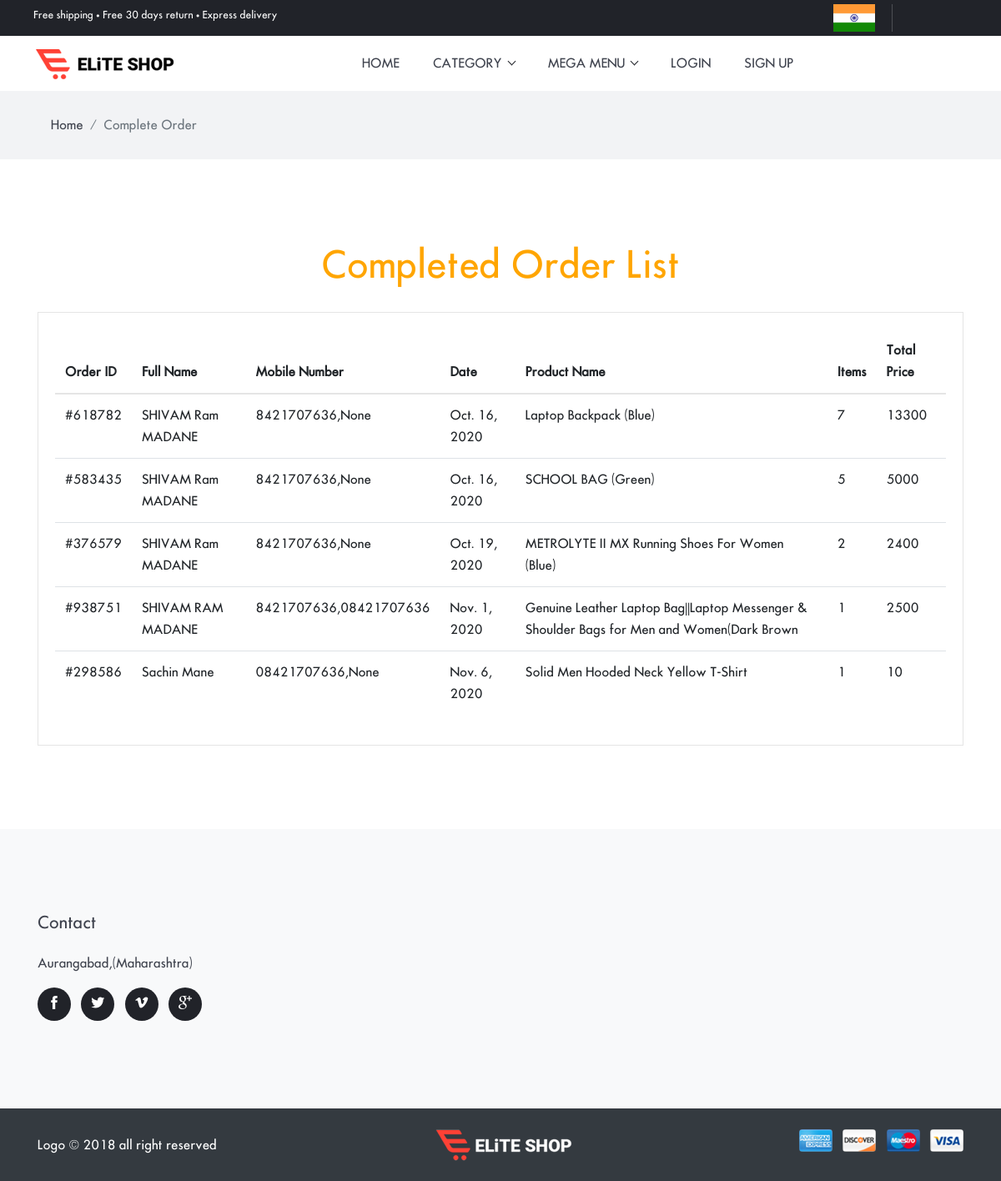
The page /complete/ on the database its author committed.
### shopping/models.py (models this page shows, shortened)
class order_product_detail(models.Model):
    order_detail=models.ForeignKey(order_product, on_delete=models.CASCADE, null=True)
    pro = models.ForeignKey(Product, on_delete=models.CASCADE, null=True,blank=True)
    quantity=models.IntegerField(null=True)
    estimated_date=models.DateField(null=True)
    total_amount=models.IntegerField(null=True)
    status = models.CharField(max_length=100, null=True, choices=status,blank=True)

class order_product(models.Model):
    usr = models.ForeignKey(User, on_delete=models.CASCADE, null=True)
    fullname=models.CharField(max_length=100,null=True)
    house_no=models.CharField(max_length=100,null=True,blank=True)
    area_name = models.CharField(max_length=100, null=True)
    landmark = models.CharField(max_length=100, null=True,blank=True)
    state_city = models.CharField(max_length=100, null=True)
    email=models.CharField(max_length=100,null=True,blank=True)
    pincode= models.CharField(max_length=100, null=True)
    mob1 = models.CharField(max_length=100, null=True)
    mob2 = models.CharField(max_length=100, null=True,blank=True)
    date=models.DateField(blank=True,null=True)
    order_id = models.CharField(max_length=100, null=True,blank=True)
    payment_status=models.CharField(max_length=100,default='Not Done',blank=True)
    payment_id=models.CharField(max_length=100, null=True,blank=True)
    amount=models.IntegerField(null=True,blank=True)

class Product(models.Model):
    Subcat = models.ForeignKey(Subcategory, on_delete=models.CASCADE, null=True)
    name = models.CharField(max_length=100,null=True)
    price = models.IntegerField(null=True)
    stock = models.IntegerField(null=True)
    img1 =models.FileField(null=True)
    img2 = models.FileField(null=True)
    img3 = models.FileField(null=True)
    des=models.TextField(null=True)
    rate=models.IntegerField(null=True)
    size=models.CharField(max_length=100,null=True,blank=True)

### shopping/views.py (the view)
# urls.py: path('complete/',completed,name='com'),
def completed(request):
    data=order_product_detail.objects.filter(status='Delivered')
    d={'data':data,"allcat": allcat,}
    return render(request,'order.html',d)

### shopping/views.py (called while the page is built)
def allcat():
    allcat = Category.objects.all()
    return allcat

### shopping/templates/order.html
{% extends 'base.html' %}
{% load static %}
{% block body %}
<div class="main-wrapper">
<nav class="bg-gray py-3">
  <div class="container">
    <ol class="breadcrumb">
      <li class="breadcrumb-item"><a href="index-2.html">Home</a></li>
      <li class="breadcrumb-item active" aria-current="page">Complete Order</li>
    </ol>
  </div>
</nav>
<section class="user-dashboard section">
	<div class="container">
		<div class="row">
			<div class="col-md-12">
				<center><h1 style="color:orange;font-style:monospace;">Completed Order List</h1></center>
				<div class="dashboard-wrapper user-dashboard">
					<div class="table-responsive">
						<table class="table">
							<thead>
								<tr>
									<th>Order ID</th>
									<th>Full Name</th>
									<th>Mobile Number</th>
									<th>Date</th>
									<th>Product Name</th>
									<th>Items</th>
									<th>Total Price</th>
								</tr>
							</thead>
							<tbody>
							{% for i in data %}
								<tr>
									<td>#{{ i.order_detail.order_id }}</td>
									<td>{{ i.order_detail.fullname }}</td>
									<td>{{ i.order_detail.mob1 }},{{ i.order_detail.mob2 }}</td>
									<td>{{ i.order_detail.date }}</td>
									<td>{{ i.pro.name }}</td>
									<td>{{ i.quantity }}</td>
									<td>{{ i.total_amount }}</td>
								</tr>
							{% endfor %}
							</tbody>
						</table>
					</div>
				</div>
			</div>
		</div>
	</div>
</section>
{% endblock %}

### static/css/style.css (style rules this page uses)
body { line-height: 26px; font-family: "futura_icgregular"; font-weight: 400; -webkit-font-smoothing: antialiased; font-size: 15px; }
h1, h2, h3, h4, h5, h6, .h1, .h2, .h3, .h4, .h5, .h6 { color: #3f434e; font-family: "futura_icgregular"; font-weight: 400; }
h1, .h1 { font-size: 44px; }
body { background-color: #fff; overflow-x: hidden; }
ol, ul { list-style-type: none; margin: 0px; }
a, a:hover, a:focus { text-decoration: none; }
a, button, select, input, label { cursor: pointer; transition: .2s ease; }
.section { padding-top: 100px; padding-bottom: 100px; }
.breadcrumb { border-radius: 0; background-color: transparent; margin-bottom: 0; }
.breadcrumb-item a { color: #3f434e; }
.bg-gray { background: #f2f3f5; }
.dashboard-wrapper { border: 1px solid #e5e5e5; margin-top: 30px; padding: 20px; }
.table thead { border-bottom: 2px solid #e5e5e5; }
.table thead th { border: 0; }

### rows shown on the page
order_product_detail: order_detail.order_id "618782", order_detail.fullname "SHIVAM Ram MADANE", order_detail.mob1 "8421707636", order_detail.mob2 "None", order_detail "Oct. 16, 2020", pro.name "Laptop Backpack (Blue)", quantity "7", total_amount "13300"
order_product_detail: order_detail.order_id "583435", order_detail.fullname "SHIVAM Ram MADANE", order_detail.mob1 "8421707636", order_detail.mob2 "None", order_detail "Oct. 16, 2020", pro.name "SCHOOL BAG (Green)", quantity "5", total_amount "5000"
order_product_detail: order_detail.order_id "376579", order_detail.fullname "SHIVAM Ram MADANE", order_detail.mob1 "8421707636", order_detail.mob2 "None", order_detail "Oct. 19, 2020", pro.name "METROLYTE II MX Running Shoes For Women (Blue)", quantity "2", total_amount "2400"
order_product_detail: order_detail.order_id "938751", order_detail.fullname "SHIVAM RAM MADANE", order_detail.mob1 "8421707636", order_detail.mob2 "08421707636", order_detail "Nov. 1, 2020", pro.name "Genuine Leather Laptop Bag||Laptop Messenger & Shoulder Bags for Men and Women(Dark Brown", quantity "1", total_amount "2500"
order_product_detail: order_detail.order_id "298586", order_detail.fullname "Sachin Mane", order_detail.mob1 "08421707636", order_detail.mob2 "None", order_detail "Nov. 6, 2020", pro.name "Solid Men Hooded Neck Yellow T-Shirt", quantity "1", total_amount "10"
